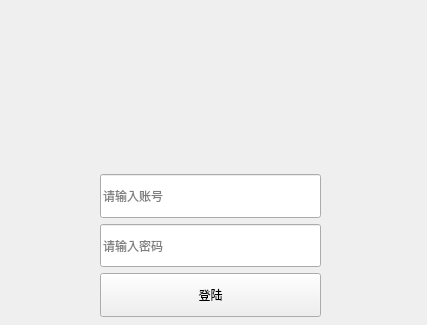
<?xml version="1.0" encoding="UTF-8"?>
<ui version="4.0">
 <class>login</class>
 <widget class="QWidget" name="login">
  <property name="geometry">
   <rect>
    <x>0</x>
    <y>0</y>
    <width>427</width>
    <height>325</height>
   </rect>
  </property>
  <property name="minimumSize">
   <size>
    <width>427</width>
    <height>325</height>
   </size>
  </property>
  <property name="maximumSize">
   <size>
    <width>427</width>
    <height>325</height>
   </size>
  </property>
  <property name="windowTitle">
   <string>myq</string>
  </property>
  <property name="windowIcon">
   <iconset theme="CustomizeWindowHint">
    <normaloff>.</normaloff>.</iconset>
  </property>
  <property name="styleSheet">
   <string notr="true">#login
{ 
border-radius:10px;
background-image: url(:/image/loginsource/login.png);
}</string>
  </property>
  <widget class="QWidget" name="verticalLayoutWidget">
   <property name="geometry">
    <rect>
     <x>100</x>
     <y>130</y>
     <width>221</width>
     <height>231</height>
    </rect>
   </property>
   <layout class="QVBoxLayout" name="verticalLayout">
    <item>
     <spacer name="verticalSpacer">
      <property name="orientation">
       <enum>Qt::Vertical</enum>
      </property>
      <property name="sizeHint" stdset="0">
       <size>
        <width>20</width>
        <height>40</height>
       </size>
      </property>
     </spacer>
    </item>
    <item>
     <widget class="QLineEdit" name="username">
      <property name="sizePolicy">
       <sizepolicy hsizetype="Expanding" vsizetype="Expanding">
        <horstretch>0</horstretch>
        <verstretch>0</verstretch>
       </sizepolicy>
      </property>
      <property name="placeholderText">
       <string>请输入账号</string>
      </property>
     </widget>
    </item>
    <item>
     <widget class="QLineEdit" name="password">
      <property name="sizePolicy">
       <sizepolicy hsizetype="Expanding" vsizetype="Expanding">
        <horstretch>0</horstretch>
        <verstretch>0</verstretch>
       </sizepolicy>
      </property>
      <property name="inputMethodHints">
       <set>Qt::ImhHiddenText|Qt::ImhNoAutoUppercase|Qt::ImhNoPredictiveText|Qt::ImhSensitiveData</set>
      </property>
      <property name="echoMode">
       <enum>QLineEdit::Password</enum>
      </property>
      <property name="readOnly">
       <bool>false</bool>
      </property>
      <property name="placeholderText">
       <string>请输入密码</string>
      </property>
      <property name="cursorMoveStyle">
       <enum>Qt::LogicalMoveStyle</enum>
      </property>
     </widget>
    </item>
    <item>
     <widget class="QPushButton" name="pushButton">
      <property name="sizePolicy">
       <sizepolicy hsizetype="Minimum" vsizetype="Expanding">
        <horstretch>0</horstretch>
        <verstretch>0</verstretch>
       </sizepolicy>
      </property>
      <property name="text">
       <string>登陆</string>
      </property>
     </widget>
    </item>
    <item>
     <spacer name="verticalSpacer_2">
      <property name="orientation">
       <enum>Qt::Vertical</enum>
      </property>
      <property name="sizeHint" stdset="0">
       <size>
        <width>20</width>
        <height>40</height>
       </size>
      </property>
     </spacer>
    </item>
   </layout>
  </widget>
  <widget class="QPushButton" name="closebtn">
   <property name="geometry">
    <rect>
     <x>390</x>
     <y>10</y>
     <width>31</width>
     <height>31</height>
    </rect>
   </property>
   <property name="styleSheet">
    <string notr="true">QPushButton{
    background-image: url(:/image/loginsource/close.png);
    background-repeat:no-repeat;
    border:none;
}
QPushButton:hover{
    background-image: url(:/image/loginsource/closehover.png);
}
QPushButton:pressed{
   	background-image: url(:/image/loginsource/closepress.png);
}</string>
   </property>
   <property name="text">
    <string/>
   </property>
  </widget>
 </widget>
 <resources/>
 <connections/>
</ui>
